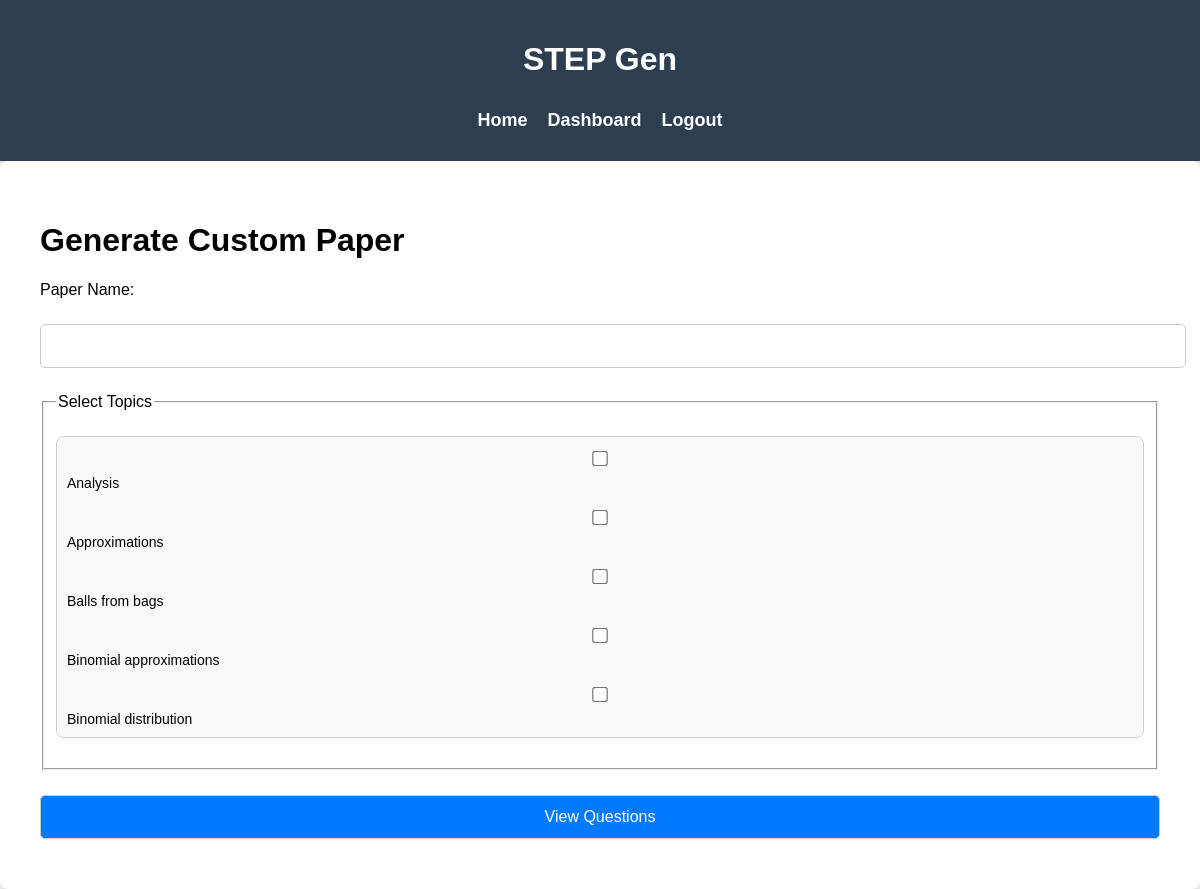
The page /generate_custom_paper (signed in) on the database its author committed.
### app.py (models this page shows)
class Topics(db.Model):
    __tablename__ = 'topics'
    topic_id = db.Column(db.Integer, primary_key=True)
    topic_name = db.Column(db.String(100), nullable=False)
    __table_args__ = (db.UniqueConstraint('topic_name', name='unique_topic_type'),)

### app.py (the view)
@app.route('/generate_custom_paper', methods=['GET', 'POST'])
@login_required
def generate_custom_paper():
    selected_topics = request.form.getlist('selected_topics')
    paper_name = request.form.get('paper_name', '')  # paper name from user form
    topics = Topics.query.all()
    topics_data = []
    for topic in topics:
        checked = str(topic.topic_id) in selected_topics  # check if the topic is selected
        topics_data.append({
            'topic_id': topic.topic_id,
            'topic_name': topic.topic_name,
            'checked': checked
        })
    return render_template('generate_custom_paper.html',
                           topics=topics_data,
                           paper_name=paper_name,
                           selected_topics=selected_topics)

### app.py (called while the page is built)
@login_manager.user_loader
def load_user(user_id):
    return User.query.get(int(user_id))

### templates/generate_custom_paper.html (shortened to what this page needs)
{% extends 'base.html' %}
{% block content %}
    <h1>Generate Custom Paper</h1>
    <form method="POST" action="{{ url_for('view_questions') }}">
        <label for="paper_name">Paper Name:</label>
        <input type="text" name="paper_name" id="paper_name" value="{{ paper_name }}" required>
        <fieldset>
            <legend>Select Topics</legend>
            <div class="dashboard-checkbox-container" id="topic-list">
                {% for topic in topics %}
                    <label class="topic-item">
                        <input type="checkbox" name="selected_topics" value="{{ topic.topic_id }}"
                               {% if topic.checked %}checked{% endif %}>
                        {{ topic.topic_name }}
                    </label>
                {% endfor %}
            </div>
        </fieldset>
        <button type="submit">View Questions</button>
    </form>
{% endblock %}

### static/css/styles.css (style rules this page uses)
body { font-family: Arial, sans-serif; background-color: #f4f4f4; margin: 0; padding: 0; }
form { display: flex; flex-direction: column; gap: 15px; }
input { padding: 10px; font-size: 16px; border: 1px solid #ccc; border-radius: 5px; }
button { padding: 12px; background-color: #007bff; color: white; border: none; border-radius: 5px; font-size: 18px; cursor: pointer; }
input, select, button { font-size: 16px; padding: 12px; margin: 10px 0; width: 100%; border-radius: 5px; border: 1px solid #ccc; }
.dashboard-checkbox-container { max-height: 300px; overflow-y: auto; padding-right: 10px; margin: 20px 0; border: 1px solid #ccc; border-radius: 8px; background-color: #f9f9f9; }
.dashboard-checkbox-container label { font-size: 14px; margin-left: 10px; display: block; padding: 5px 0; transition: all 0.3s ease; }
.dashboard-checkbox-container input[type="checkbox"] { transform: scale(1.2); margin-right: 10px; }

### rows shown on the page
Topics: topic_name "Analysis"
Topics: topic_name "Approximations"
Topics: topic_name "Balls from bags"
Topics: topic_name "Binomial approximations"
Topics: topic_name "Binomial distribution"
